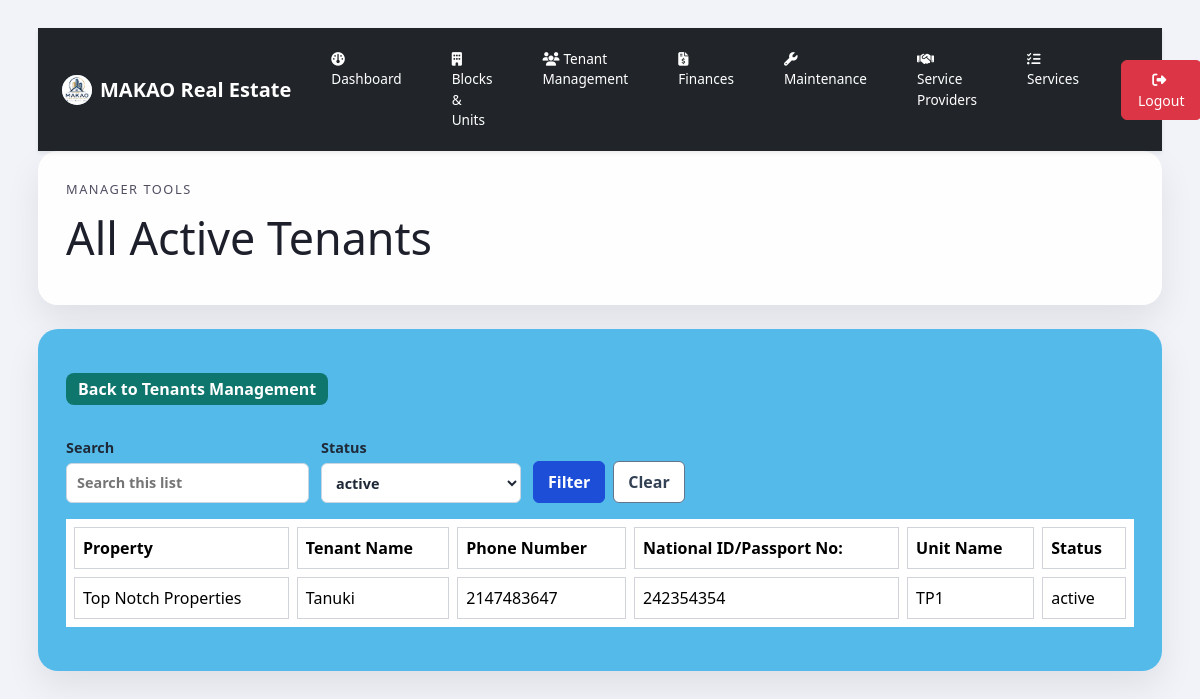
Page /managerpages/tenantslist.php (signed in) on the committed database.
### tables this page shows
CREATE TABLE `tenants` (
  `tenant_id` int(11) NOT NULL,
  `unit_id` int(11) NOT NULL,
  `username` varchar(20) NOT NULL,
  `name` varchar(25) NOT NULL,
  `national_id` varchar(20) NOT NULL,
  `phone_number` varchar(15) NOT NULL,
  `email` varchar(50) DEFAULT NULL,
  `movingin_date` datetime NOT NULL,
  `status` enum('active','inactive','not found') NOT NULL
);

CREATE TABLE `property` (
  `property_id` int(20) NOT NULL,
  `property_name` varchar(255) NOT NULL,
  `property_type` enum('Residential','Apartments','BNB''s','Commercial','Mixed Use') NOT NULL,
  `numberofblocks` int(20) NOT NULL,
  `location` varchar(20) DEFAULT NULL,
  `status` enum('Assigned','Unassigned','','') NOT NULL DEFAULT 'Unassigned'
);

CREATE TABLE `units` (
  `unit_id` int(20) NOT NULL,
  `block_id` int(20) DEFAULT NULL,
  `unit_name` varchar(255) NOT NULL,
  `unit_type` enum('residential','commercial','offices','') NOT NULL,
  `unit_deposit` decimal(8,2) NOT NULL,
  `office_size` enum('1900 sq ft','4800 sq ft','10000 sq ft','') DEFAULT NULL,
  `number_of_rooms` int(20) DEFAULT NULL,
  `commercial_size` enum('160 sq ft','650 sq ft','2700 sq ft','9000 sq ft') DEFAULT NULL,
  `charge_per_sqft` decimal(8,2) DEFAULT NULL,
  `monthly_rent` decimal(8,2) NOT NULL,
  `status` enum('available','occupied','maintenance','') NOT NULL
);

### managerpages/tenantslist.php (the view, shortened to what this page needs)
<?php
$database = new Database();
$db = $database->getConnection();
$message = '';
$tenants = [];
try {
    $query = "SELECT
                t.name,
                t.phone_number,
                t.national_id,
                u.unit_name,
                p.property_name,
                t.status
              FROM tenants t
              INNER JOIN units u ON t.unit_id = u.unit_id
              INNER JOIN blocks b ON u.block_id = b.block_id
              INNER JOIN property p ON b.property_id = p.property_id
              INNER JOIN manager_properties mp ON p.property_id = mp.property_id
              AND mp.manager_id = :manager_id
              ORDER BY p.property_name, u.unit_name, t.name";
    $stmt = $db->prepare($query);
    $stmt->bindParam(':manager_id', $_SESSION['manager_id'], PDO::PARAM_INT);
    $stmt->execute();
    $tenants = $stmt->fetchAll(PDO::FETCH_ASSOC);
} catch (PDOException $e) {
    $message = 'Unable to load tenants: ' . $e->getMessage();
}
$columns = ['property_name','name','phone_number','national_id',  'unit_name', 'status'];
$columnLabels = [
     'property_name' => 'Property',
    'name' => 'Tenant Name',
    'phone_number' => 'Phone Number',
    'national_id' => 'National ID/Passport No:',
    'unit_name' => 'Unit Name',
    'status'=> 'Status'
];
?>
<!DOCTYPE html>
<html lang="en">
<head>
    <link rel="stylesheet" href="../style.css">
    <link href="https://cdn.jsdelivr.net/npm/bootstrap@5.3.7/dist/css/bootstrap.min.css" rel="stylesheet">
</head>
<body class="dashboard-page">
    <div class="dashboard-shell">
        <?php include '../components/mheader.php'; ?>
        <main class="main-content">
            <section class="welcome-card">
                <div>
                    <p class="eyebrow">Manager tools</p>
                    <h1>All Active Tenants</h1>
                </div>
            </section>
            <section class="action-card">
                <div class="page-actions mb-3">
                    <a href="addtenant.php" class="btn-primary">Back to Tenants Management</a>
                </div>
                <?php if ($message !== '' && empty($tenants)): ?>
                    <p style="color:#b91c1c; font-weight:700;"><?php echo htmlspecialchars($message); ?></p>
                <?php else: ?>
                    <div style="overflow-x:auto;">
                        <table class="tenant-table table table-striped" data-default-status="active">
                            <thead>
                                <tr>
                                    <?php foreach ($columns as $column): ?>
                                        <th><?php echo htmlspecialchars($columnLabels[$column] ?? $column); ?></th>
                                    <?php endforeach; ?>
                                </tr>
                            </thead>
                            <tbody>
                                <?php foreach ($tenants as $tenant): ?>
                                    <tr>
                                        <?php foreach ($columns as $column): ?>
                                            <td><?php echo htmlspecialchars((string)($tenant[$column] ?? '')); ?></td>
                                        <?php endforeach; ?>
                                    </tr>
                                <?php endforeach; ?>
                            </tbody>
                        </table>
                    </div>
                <?php endif; ?>
            </section>
        </main>
    </div>
</body>
</html>

### style.css (style rules this page uses)
body { font-family: Arial, sans-serif; margin: 0; min-height: 100vh; color: #1f1f2d; background: #f1f3f8; }
.dashboard-page { display: block; justify-content: normal; align-items: normal; padding: 0; min-height: 100vh; background-color: #f1f3f8; background-image: url('background1.png'); background-repeat: no-repeat; background-size: cover; background-position: center; }
.dashboard-shell { max-width: 1180px; margin: 0 auto; padding: 28px; align-items: center; }
.main-content { display: grid; gap: 24px; }
.welcome-card, .widget-panel { background: rgba(255, 255, 255, 0.96); border-radius: 20px; box-shadow: 0 16px 35px rgba(0, 0, 0, 0.08); padding: 28px; }
.action-card { background: rgba(79, 185, 234, 0.96); border-radius: 20px; box-shadow: 0 16px 35px rgba(0, 0, 0, 0.08); padding: 28px; }
.welcome-card { display: flex; justify-content: space-between; gap: 24px; align-items: center; }
.eyebrow { margin: 0 0 10px; font-size: 0.8rem; letter-spacing: 0.12em; color: #7a2e8f; text-transform: uppercase; }
.welcome-card h1 { margin: 0 0 12px; font-size: 2.8rem; color: #1d1f2b; }
.welcome-card p { max-width: 560px; line-height: 1.7; color: #4f4f62; }
.btn-primary { display: inline-block; padding: 12px 20px; background: #5a046b; color: #fff; border-radius: 999px; text-decoration: none; font-weight: 600; margin-top: 16px; }
.tenant-table { width: 100%; border-collapse: separate; border-spacing: 8px; margin-top: 16px; }
.tenant-table th, .tenant-table td { padding: 10px 12px; background: #fff; border: 1px solid #d1d5db; white-space: nowrap; }
.tenant-table th { background: #0f172a; color: #fff; }
body { font-family: Arial, sans-serif; background: #f5f7fb; padding: 20px; }
.page-actions { margin-bottom: 16px; }
.btn-primary { display: inline-block; background: #0f766e; color: #ffffff; padding: 4px 12px; border-radius: 8px; text-decoration: none; font-weight: 600; }
table { width: 100%; border-collapse: collapse; background: #fff; }
th, td { padding: 12px; border: 1px solid #e5e7eb; text-align: left; vertical-align: top; word-break: break-word; }
th { background: #f8fafc; font-weight: 600; }

### rows in the picture
tenants: property.property_name "Top Notch Properties", name "Tanuki", phone_number "2147483647", national "242354354", unit.unit_name "TP1", status "active"

### other values in the picture
$columnLabels[$column] "Property"
$columnLabels[$column] "Tenant Name"
$columnLabels[$column] "Phone Number"
$columnLabels[$column] "National ID/Passport No:"
$columnLabels[$column] "Unit Name"
$columnLabels[$column] "Status"
